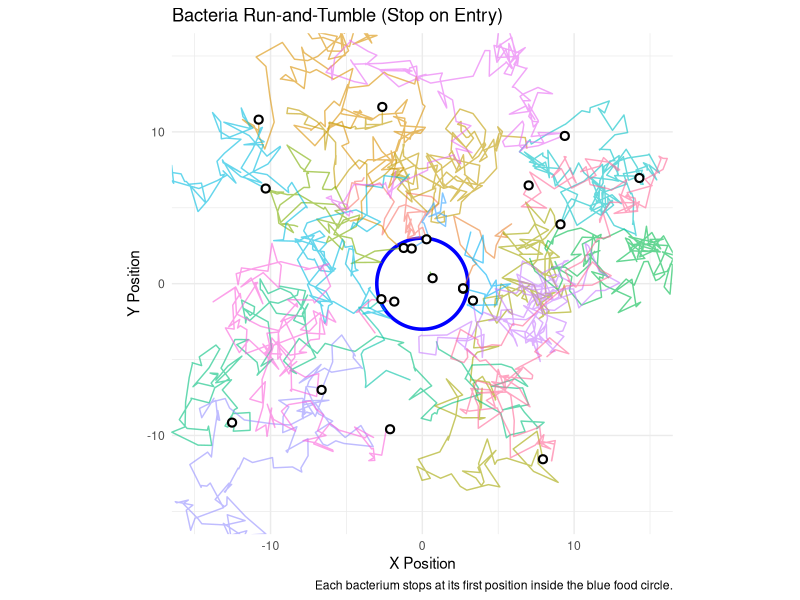

Generate this figure with R:
## ---- chunk 1
label_by_median <- function(x) {
  # Check input type
  if (!is.numeric(x)) {
    stop("Error: Input must be a numeric vector.")
  }
  
  med <- median(x, na.rm = TRUE)
  
  label <- ifelse(
    is.na(x), NA,
    ifelse(x >= med, "at_or_above_median", "below_median")
  )
  
  data.frame(value = x, label = label, stringsAsFactors = FALSE)
}
## ---- chunk 2
even_until <- function(n, k) {
  evens <- c()
  for (i in 1:n) {
    if (i %% 2 == 1) next 
    if (i %% k == 0) break        
    evens <- c(evens, i)
  }
  return(evens)
}
## ---- chunk 3
sum_until <- function(thresh, rng = runif) {
  total <- 0
  draws <- c()
  
  while (total <= thresh) {
    x <- rng(1)             
    total <- total + x      
    draws <- c(draws, x)
  }
  
  return(list(total = total, draws = draws))
}
## ---- chunk 4
estimate_pi <- function(n) {
  inside <- 0
  for (i in 1:n) {
    x <- runif(1)
    y <- runif(1)
    if (x^2 + y^2 <= 1) {
      inside <- inside + 1
    }
  }
  pi_hat <- 4 * inside / n
  return(list(inside = inside, n = n, pi_hat = pi_hat))
}
## ---- chunk 5
rw_sim <- function(n = 1000, boundary = 10) {
  S <- numeric(n)
  
  for (t in 2:n) {
    step <- sample(c(-1, 1), 1)      # random step
    S[t] <- S[t - 1] + step
    if (abs(S[t]) > boundary) {
      return(list(S = S[1:t], stop_time = t))
    }
  }
  
  return(list(S = S, stop_time = NA))
}
## ---- chunk 6

label_by_stat <- function(z, stat = median) {
  # 1. Compute the threshold by applying the stat function to the vector z
  threshold <- stat(z)
  
  # 2. Return a logical vector comparing each element of z to the threshold
  return(z >= threshold)
}


# --- 1. Set up sample data ---
# We'll use a vector that is slightly skewed
# so that mean and median give different results.
z_demo <- c(10, 2, 5, 20, 15, 30, 8, 9, 100, 1)

# Sorted data: 1, 2, 5, 8, 9, 10, 15, 20, 30, 100
print(paste("Sample data (z_demo):", toString(z_demo)))


# --- 2. Demonstration with default (stat = median) ---
# The default stat is median.
# Median of z_demo is (9 + 10) / 2 = 9.5
print(label_by_stat(z_demo))
# Expected: z_demo >= 9.5
# [1]  TRUE FALSE FALSE  TRUE  TRUE  TRUE FALSE FALSE  TRUE FALSE


# --- 3. Demonstration with stat = mean ---
# The mean of z_demo is (10+2+5+20+15+30+8+9+100+1) / 10 = 20.
print(label_by_stat(z_demo, stat = mean))
# Expected: z_demo >= 20
# [1] FALSE FALSE FALSE  TRUE FALSE  TRUE FALSE FALSE  TRUE FALSE


# --- 4. Demonstration with custom 75th percentile function ---

# First, define the custom function as requested.
# We use quantile() and set names = FALSE to get a clean numeric value.
q75 <- function(x) {
  quantile(x, probs = 0.75, names = FALSE)
}

# The 75th percentile of z_demo is 16.25
print(label_by_stat(z_demo, stat = q75))
# Expected: z_demo >= 16.25
# [1] FALSE FALSE FALSE  TRUE FALSE  TRUE FALSE FALSE  TRUE FALSE

## ---- chunk 7

accumulate_until <- function(step_fun, stop_rule) {
  total <- 0
  iters <- 0
  trace <- c() 
  
  # Loop *while* the stop rule is NOT met (is FALSE)
  # We check the rule before adding the next increment.
  while (!stop_rule(total)) {
    increment <- step_fun()
    
    total <- total + increment
    
    trace <- c(trace, total)
    
    iters <- iters + 1
  }
  
  return(list(
    total = total,
    iters = iters,
    trace = trace
  ))
}

# --- 1. Set a seed for reproducible results ---
set.seed(42)

# --- 2. Define the step and stop functions ---

# Step function: Draw one random number from a uniform distribution (0 to 1)
uniform_step <- function() {
  runif(1)
}

# Stop rule: Stop when the total is greater than or equal to 6
stop_at_6 <- function(total) {
  return(total >= 6)
}

# --- 3. Run the simulation ---
simulation_result <- accumulate_until(
  step_fun = uniform_step,
  stop_rule = stop_at_6
)

# --- 4. Print the results ---
print("--- Uniform Sum Simulation (Threshold 6) ---")
print(simulation_result)

## ---- chunk 8

library(ggplot2)
library(tidyr) 

simulate_bacteria <- function(N = 20, T_max = 150, a = 0, b = 2, move = FALSE,
                              food_radius = 3, init_range = 9) {
  
  # 1. Initialize data structures
  traj <- array(NA, 
                dim = c(T_max + 1, N, 2), 
                dimnames = list(paste0("t", 0:T_max), 
                                paste0("bact", 1:N), 
                                c("x", "y")))
  
  # 2. Set initial positions (t=0)
  traj[1, , "x"] <- runif(N, -init_range, init_range)
  traj[1, , "y"] <- runif(N, -init_range, init_range)
  
  # 3. is_active tracks which bacteria are still moving
  is_active <- rep(TRUE, N)
  
  # --- 4. Run Simulation Loop ---
  for (t in 1:T_max) {
    active_indices <- which(is_active)
    
    if (length(active_indices) == 0) {
      for (t_fill in (t + 1):(T_max + 1)) {
        traj[t_fill, , ] <- traj[t, , ]
      }
      break 
    }
    
    current_x <- traj[t, active_indices, "x"]
    current_y <- traj[t, active_indices, "y"]
    
    n_active <- length(active_indices)
    S_t <- runif(n_active, a, b)
    delta_t <- runif(n_active, 0, 2 * pi)
    
    new_x <- current_x + S_t * cos(delta_t)
    new_y <- current_y + S_t * sin(delta_t)
    
    traj[t + 1, active_indices, "x"] <- new_x
    traj[t + 1, active_indices, "y"] <- new_y
    

    inactive_indices <- which(!is_active)
    if (length(inactive_indices) > 0) {
      traj[t + 1, inactive_indices, "x"] <- traj[t, inactive_indices, "x"]
      traj[t + 1, inactive_indices, "y"] <- traj[t, inactive_indices, "y"]
    }
    
    # --- 5. Update Active Status (The Stop Rule) ---
    if (move == FALSE) {
      dist_from_center <- sqrt(new_x^2 + new_y^2)
      
      found_food <- (dist_from_center <= food_radius)
      
      global_indices_to_stop <- active_indices[found_food]
      
      is_active[global_indices_to_stop] <- FALSE
    }
  }
  
  # 6. Prepare and return results
  final_pos <- traj[T_max + 1, , ]
  
  return(list(
    trajectories = traj,
    final_positions = final_pos
  ))
}

# --- 1. Run the simulation (with default move=FALSE) ---
set.seed(123) # For reproducible results
sim_results <- simulate_bacteria(N = 20, T_max = 150, move = FALSE)

# --- 2. Prepare data for ggplot ---

# Convert the 3D 'trajectories' array into a 2D data frame
traj_array <- sim_results$trajectories
traj_df <- as.data.frame.table(traj_array, responseName = "value")
colnames(traj_df) <- c("time_step", "bacterium", "coord", "value")

# Pivot to get x and y in separate columns
plot_df <- pivot_wider(traj_df, 
                       names_from = coord, 
                       values_from = value)

# Convert time from a factor (e.g., "t0") to a number for plotting order
plot_df$time_num <- as.numeric(gsub("t", "", plot_df$time_step))

# --- 3. Create the food circle data ---
food_circle <- data.frame(
  angle = seq(0, 2 * pi, length.out = 100)
)
food_circle$x <- 3 * cos(food_circle$angle)
food_circle$y <- 3 * sin(food_circle$angle)

# --- 4. Create the plot ---
ggplot(plot_df, aes(x = x, y = y, color = bacterium)) +
  
  # Add the food circle (in blue)
  geom_path(data = food_circle, 
            aes(x = x, y = y), 
            color = "blue", 
            size = 1.2, 
            inherit.aes = FALSE) +
  
  # Add the bacteria trajectories
  geom_path(aes(group = bacterium), alpha = 0.6) +
  
  # Add final positions (as black-outlined points)
  geom_point(data = as.data.frame(sim_results$final_positions),
             aes(x = x, y = y), 
             color = "black", 
             shape = 21, # Circle with outline
             fill = "white",
             size = 2, 
             stroke = 1.1,
             inherit.aes = FALSE) +
  
  # Make the plot square
  coord_fixed(xlim = c(-15, 15), ylim = c(-15, 15)) +
  
  labs(
    title = "Bacteria Run-and-Tumble (Stop on Entry)",
    x = "X Position",
    y = "Y Position",
    caption = "Each bacterium stops at its first position inside the blue food circle."
  ) +
  theme_minimal() +
  
  # Hide the legend (it's too crowded with 20 colors)
  theme(legend.position = "none")

